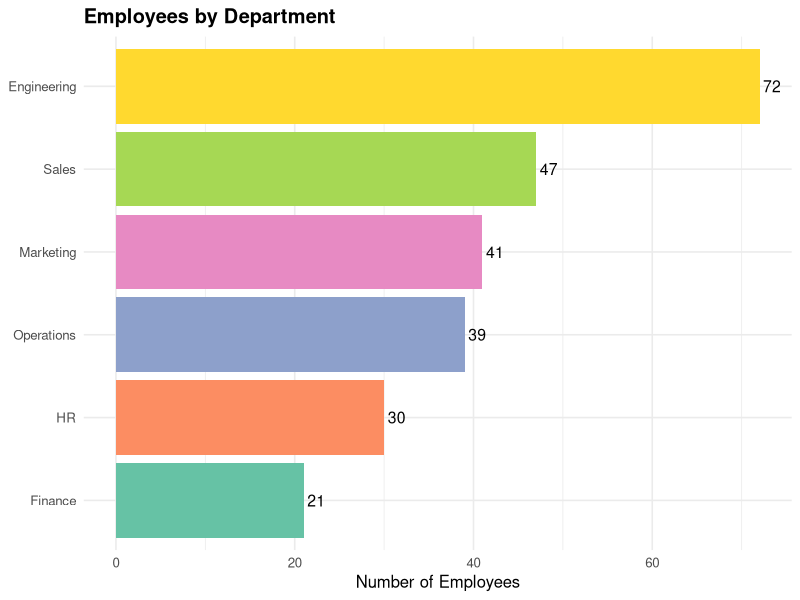
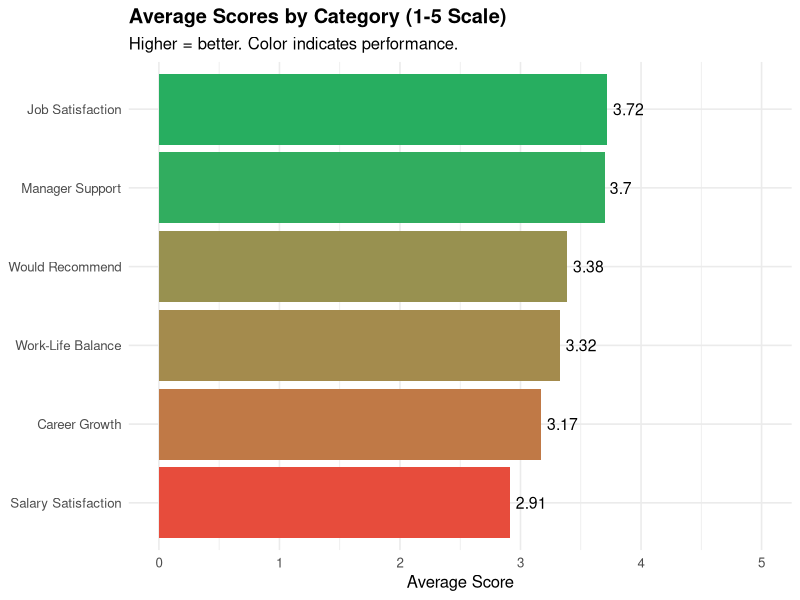
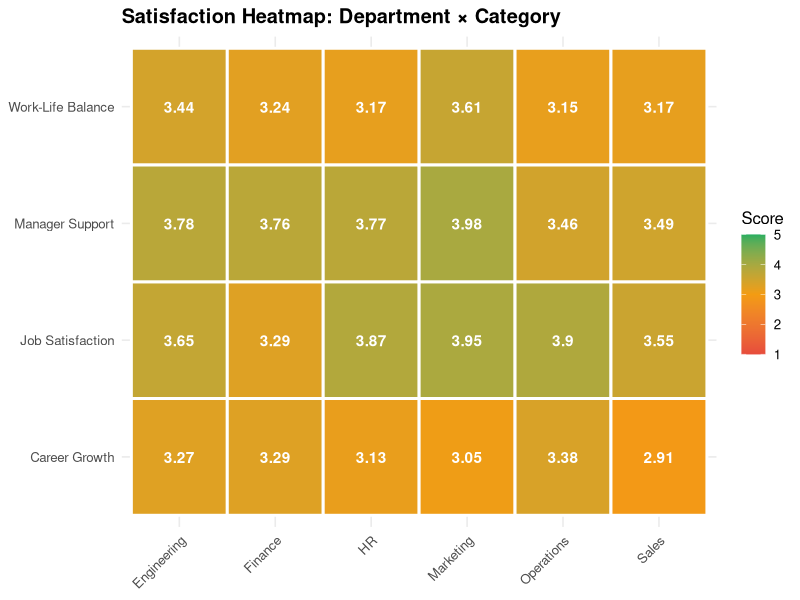
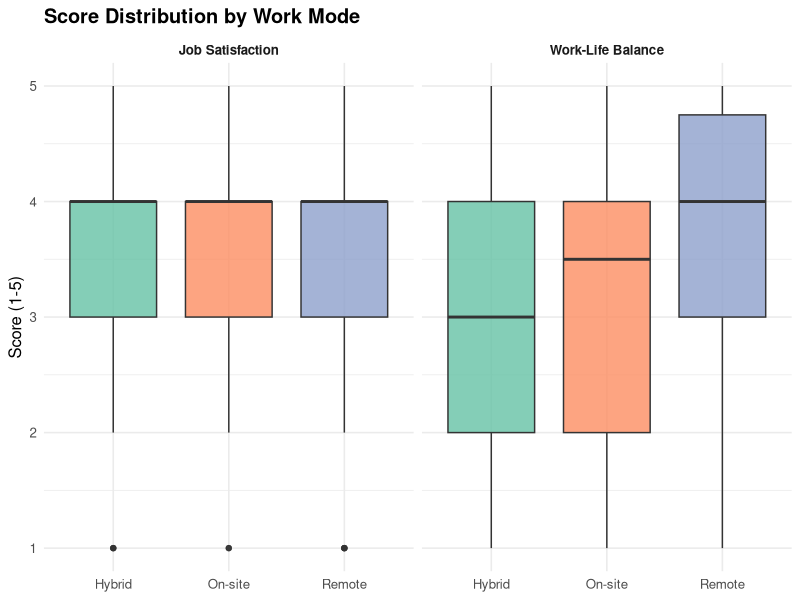
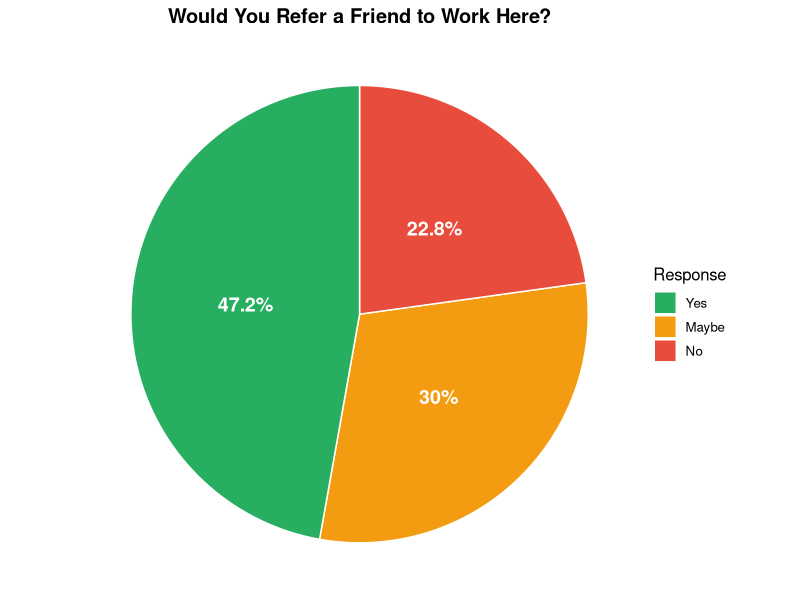

Recreate these plots in R, in order.
## ---- chunk 1
knitr::opts_chunk$set(echo = TRUE, warning = FALSE, message = FALSE,
                      fig.width = 10, fig.height = 6)

library(tidyverse)
library(scales)
library(knitr)
library(kableExtra)

# Load data
survey <- read.csv("employee_survey.csv", stringsAsFactors = FALSE)
## ---- chunk 2
avg_satisfaction <- mean(survey$q1_satisfaction, na.rm = TRUE)
pct_would_refer <- mean(survey$would_refer_friend == "Yes", na.rm = TRUE) * 100
lowest_score_area <- c(
  "Job Satisfaction" = mean(survey$q1_satisfaction, na.rm = TRUE),
  "Work-Life Balance" = mean(survey$q2_worklife_balance, na.rm = TRUE),
  "Manager Support" = mean(survey$q3_manager_support, na.rm = TRUE),
  "Career Growth" = mean(survey$q4_career_growth, na.rm = TRUE),
  "Would Recommend" = mean(survey$q5_recommend, na.rm = TRUE)
)
weakest_area <- names(which.min(lowest_score_area))
## ---- chunk 3
dept_summary <- survey %>%
  count(department, name = "employees") %>%
  mutate(percentage = percent(employees / sum(employees))) %>%
  arrange(desc(employees))

kable(dept_summary, 
      col.names = c("Department", "Employees", "% of Total"),
      caption = "Distribution by Department") %>%
  kable_styling(bootstrap_options = c("striped", "hover", "condensed"),
                full_width = FALSE)
## ---- chunk 4
survey %>%
  count(department) %>%
  mutate(department = fct_reorder(department, n)) %>%
  ggplot(aes(x = department, y = n, fill = department)) +
  geom_col(show.legend = FALSE) +
  geom_text(aes(label = n), hjust = -0.2, size = 4) +
  coord_flip() +
  scale_fill_brewer(palette = "Set2") +
  labs(title = "Employees by Department",
       x = NULL, y = "Number of Employees") +
  theme_minimal(base_size = 12) +
  theme(plot.title = element_text(face = "bold"))
## ---- chunk 5
scores <- survey %>%
  summarise(
    `Job Satisfaction` = mean(q1_satisfaction, na.rm = TRUE),
    `Work-Life Balance` = mean(q2_worklife_balance, na.rm = TRUE),
    `Manager Support` = mean(q3_manager_support, na.rm = TRUE),
    `Career Growth` = mean(q4_career_growth, na.rm = TRUE),
    `Would Recommend` = mean(q5_recommend, na.rm = TRUE),
    `Salary Satisfaction` = mean(salary_satisfaction, na.rm = TRUE)
  ) %>%
  pivot_longer(everything(), names_to = "category", values_to = "avg_score")

scores %>%
  mutate(category = fct_reorder(category, avg_score)) %>%
  ggplot(aes(x = category, y = avg_score, fill = avg_score)) +
  geom_col(show.legend = FALSE) +
  geom_text(aes(label = round(avg_score, 2)), hjust = -0.2, size = 4) +
  coord_flip() +
  scale_fill_gradient(low = "#E74C3C", high = "#27AE60") +
  scale_y_continuous(limits = c(0, 5), breaks = 0:5) +
  labs(title = "Average Scores by Category (1-5 Scale)",
       subtitle = "Higher = better. Color indicates performance.",
       x = NULL, y = "Average Score") +
  theme_minimal(base_size = 12) +
  theme(plot.title = element_text(face = "bold"))
## ---- chunk 6
dept_scores <- survey %>%
  group_by(department) %>%
  summarise(
    `Job Satisfaction` = mean(q1_satisfaction, na.rm = TRUE),
    `Work-Life Balance` = mean(q2_worklife_balance, na.rm = TRUE),
    `Manager Support` = mean(q3_manager_support, na.rm = TRUE),
    `Career Growth` = mean(q4_career_growth, na.rm = TRUE)
  ) %>%
  pivot_longer(-department, names_to = "metric", values_to = "score")

ggplot(dept_scores, aes(x = department, y = metric, fill = score)) +
  geom_tile(color = "white", size = 1) +
  geom_text(aes(label = round(score, 2)), color = "white", fontface = "bold") +
  scale_fill_gradient2(low = "#E74C3C", mid = "#F39C12", high = "#27AE60",
                       midpoint = 3, limits = c(1, 5)) +
  labs(title = "Satisfaction Heatmap: Department × Category",
       x = NULL, y = NULL, fill = "Score") +
  theme_minimal(base_size = 12) +
  theme(plot.title = element_text(face = "bold"),
        axis.text.x = element_text(angle = 45, hjust = 1))
## ---- chunk 7
work_mode_stats <- survey %>%
  group_by(work_mode) %>%
  summarise(
    n = n(),
    avg_satisfaction = round(mean(q1_satisfaction, na.rm = TRUE), 2),
    avg_worklife = round(mean(q2_worklife_balance, na.rm = TRUE), 2),
    avg_career = round(mean(q4_career_growth, na.rm = TRUE), 2),
    pct_would_refer = round(mean(would_refer_friend == "Yes", na.rm = TRUE) * 100, 1)
  )

kable(work_mode_stats,
      col.names = c("Work Mode", "N", "Job Satisfaction", 
                    "Work-Life Balance", "Career Growth", "% Refer Friend"),
      caption = "Satisfaction Metrics by Work Mode") %>%
  kable_styling(bootstrap_options = c("striped", "hover"),
                full_width = FALSE)
## ---- chunk 8
survey %>%
  select(work_mode, q1_satisfaction, q2_worklife_balance) %>%
  pivot_longer(-work_mode, names_to = "metric", values_to = "score") %>%
  mutate(metric = recode(metric,
                         q1_satisfaction = "Job Satisfaction",
                         q2_worklife_balance = "Work-Life Balance")) %>%
  ggplot(aes(x = work_mode, y = score, fill = work_mode)) +
  geom_boxplot(show.legend = FALSE, alpha = 0.8) +
  facet_wrap(~metric) +
  scale_fill_brewer(palette = "Set2") +
  labs(title = "Score Distribution by Work Mode",
       x = NULL, y = "Score (1-5)") +
  theme_minimal(base_size = 12) +
  theme(plot.title = element_text(face = "bold"),
        strip.text = element_text(face = "bold"))
## ---- chunk 9
refer_stats <- survey %>%
  count(would_refer_friend) %>%
  mutate(pct = n / sum(n) * 100,
         would_refer_friend = factor(would_refer_friend, 
                                     levels = c("Yes", "Maybe", "No")))

ggplot(refer_stats, aes(x = "", y = pct, fill = would_refer_friend)) +
  geom_col(width = 1, color = "white") +
  coord_polar(theta = "y") +
  scale_fill_manual(values = c("Yes" = "#27AE60", 
                               "Maybe" = "#F39C12", 
                               "No" = "#E74C3C")) +
  geom_text(aes(label = paste0(round(pct, 1), "%")), 
            position = position_stack(vjust = 0.5), 
            color = "white", fontface = "bold", size = 5) +
  labs(title = "Would You Refer a Friend to Work Here?",
       fill = "Response") +
  theme_void(base_size = 12) +
  theme(plot.title = element_text(face = "bold", hjust = 0.5))
## ---- chunk 10
weakest <- scores %>% arrange(avg_score) %>% head(2) %>% pull(category)
strongest <- scores %>% arrange(desc(avg_score)) %>% head(2) %>% pull(category)

cat("**Priority areas for improvement:**\n\n")
cat(paste0("- ", weakest, "\n"), sep = "")
cat("\n**Areas performing well (maintain):**\n\n")
cat(paste0("- ", strongest, "\n"), sep = "")
